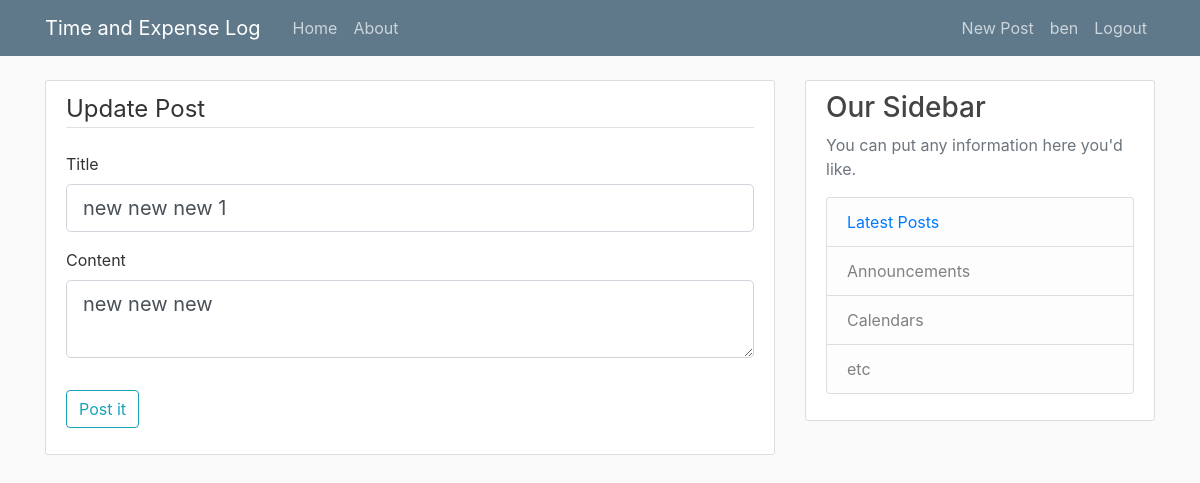
The app's page /blog/post/30/update (signed in) with its own data.
### timexlog/models.py (models this page shows, shortened)
class User(db.Model, UserMixin):
    id = db.Column(db.Integer, primary_key=True)
    username = db.Column(db.String(20), unique=True, nullable=False)
    email = db.Column(db.String(120), unique=True, nullable=False)
    image_file = db.Column(db.String(20), nullable=False,
                           default='default.png')
    password = db.Column(db.String(60), nullable=False)
    agree_conditions = db.Column(db.Boolean, nullable=False, default=False)
    posts = db.relationship('Post', backref='author', lazy=True)

class Post(db.Model):
    id = db.Column(db.Integer, primary_key=True)
    title = db.Column(db.String(100), nullable=False)
    date_posted = db.Column(db.DateTime, nullable=False,
                            default=datetime.utcnow())
    content = db.Column(db.Text, nullable=False)
    user_id = db.Column(db.Integer, db.ForeignKey('user.id'), nullable=False)

### timexlog/blog/routes.py (the view)
@blog.route("/blog/post/<int:post_id>/update", methods=['GET', 'POST'])
@login_required
def update_post(post_id):
    post_upd = Post.query.get_or_404(post_id)
    if post_upd.author != current_user:
        abort(403)
    form = PostForm()
    if form.validate_on_submit():
        post_upd.title = form.title.data
        post_upd.content = form.content.data
        db.session.add(post_upd)
        db.session.commit()
        flash('Post updated.', 'success')
        return redirect(url_for('blog.post', post_id=post_upd.id))
    elif request.method == 'GET':
        form.title.data = post_upd.title
        form.content.data = post_upd.content
    return render_template('create_post.html', title='Update Post',
                           form=form, legend='Update Post')

### timexlog/blog/forms.py
class PostForm(FlaskForm):
    title = StringField('Title', validators=[DataRequired()])
    content = TextAreaField('Content', validators=[DataRequired()])
    submit = SubmitField('Post it')

### timexlog/models.py (called while the page is built)
@login_mgr.user_loader
def load_user(user_id):
    return User.query.get(int(user_id))

### timexlog/templates/create_post.html (shortened to what this page needs)
{% extends "layout.html" %}
{% block content %}
	<div class="content-section">
		<form method="POST" action="">
			<fieldset class="form-group">
				<legend class="border-bottom mb-4">{{ legend }}</legend>
				<div class="form-group">
					{{ form.title.label(class="form-control-label") }}
					{% if form.title.errors %}
						{{ form.title(class="form-control form-control-lg is-invalid") }}
						<div class="invalid-feedback">
							{% for error in form.title.errors %}
								<span>{{ error }}</span>
							{% endfor %}
						</div>
					{% else %}
						{{ form.title(class="form-control form-control-lg") }}
					{% endif %}
				</div>
				<div class="form-group">
					{{ form.content.label(class="form-control-label") }}
					{% if form.content.errors %}
						{{ form.content(class="form-control form-control-lg is-invalid") }}
							{% for error in form.content.errors %}
								<span>{{ error }}</span>
							{% endfor %}
						</div>
					{% else %}
						{{ form.content(class="form-control form-control-lg") }}
					{% endif %}
				</div>
			</fieldset>
			<div class="form-group">
				{{ form.submit(class="btn btn-outline-info") }}
			</div>
		</form>
	</div>
{% endblock content %}

### timexlog/templates/layout.html (shortened to what this page needs)
<!DOCTYPE html>
<html>
<head>
    <link rel="stylesheet" href="https://stackpath.bootstrapcdn.com/bootstrap/4.1.3/css/bootstrap.min.css">
	<link rel="stylesheet" href="https://cdnjs.cloudflare.com/ajax/libs/font-awesome/4.7.0/css/font-awesome.min.css">
	<link rel="stylesheet" type="text/css" href="{{ url_for('static', filename='main.css') }}" >
</head>
<body>
	<header class="site-header">
	  <nav class="navbar navbar-expand-md navbar-dark bg-steel fixed-top">
	    <div class="container">
	      <a class="navbar-brand mr-4" href="/">Time and Expense Log</a>
	      <div class="collapse navbar-collapse" id="navbarToggle">
	        <div class="navbar-nav mr-auto">
	          <a class="nav-item nav-link" href="{{ url_for('main.home') }}">Home</a>
	          <a class="nav-item nav-link" href="{{ url_for('main.about') }}">About</a>
	        </div>
	        <div class="navbar-nav">
	          {% if current_user.is_authenticated %}
		          <a class="nav-item nav-link" href="{{ url_for('blog.new_post') }}">New Post</a>
		          <a class="nav-item nav-link" href="{{ url_for('users.account') }}">{{ current_user.username }}</a>
		          <a class="nav-item nav-link" href="{{ url_for('users.logout') }}">Logout</a>
	          {% else %}
		          <a class="nav-item nav-link" href="{{ url_for('users.login') }}">Login</a>
		          <a class="nav-item nav-link" href="{{ url_for('users.register') }}">Register</a>
	          {% endif %}
	        </div>
	      </div>
	    </div>
	  </nav>
	</header>
	<main role="main" class="container">
	  <div class="row">
	    <div class="col-md-8">
			{% block content %}{% endblock %}
	    </div>
	    <div class="col-md-4">
	      <div class="content-section">
	        <h3>Our Sidebar</h3>
	        <p class='text-muted'>You can put any information here you'd like.
	          <ul class="list-group">
	            <li class="list-group-item list-group-item-light">
	            	<a href="#">Latest Posts</a>
	            </li>
	            <li class="list-group-item list-group-item-light">Announcements</li>
	            <li class="list-group-item list-group-item-light">Calendars</li>
	            <li class="list-group-item list-group-item-light">etc</li>
	          </ul>
	        </p>
	      </div>
	    </div>
	  </div>
	</main>
</body>
</html>

### timexlog/static/main.css (style rules this page uses)
body { background: #fafafa; color: #333333; margin-top: 5rem; }
h1, h2, h3, h4, h5, h6 { color: #444444; }
.bg-steel { background-color: #5f788a; }
.site-header .navbar-nav .nav-link { color: #cbd5db; }
.content-section { background: #ffffff; padding: 10px 20px; border: 1px solid #dddddd; border-radius: 3px; margin-bottom: 20px; }

### records on screen
User: username "ben"
Post: title "new new new 1", content "new new new"

### other values on screen
{{ legend }} "Update Post"
